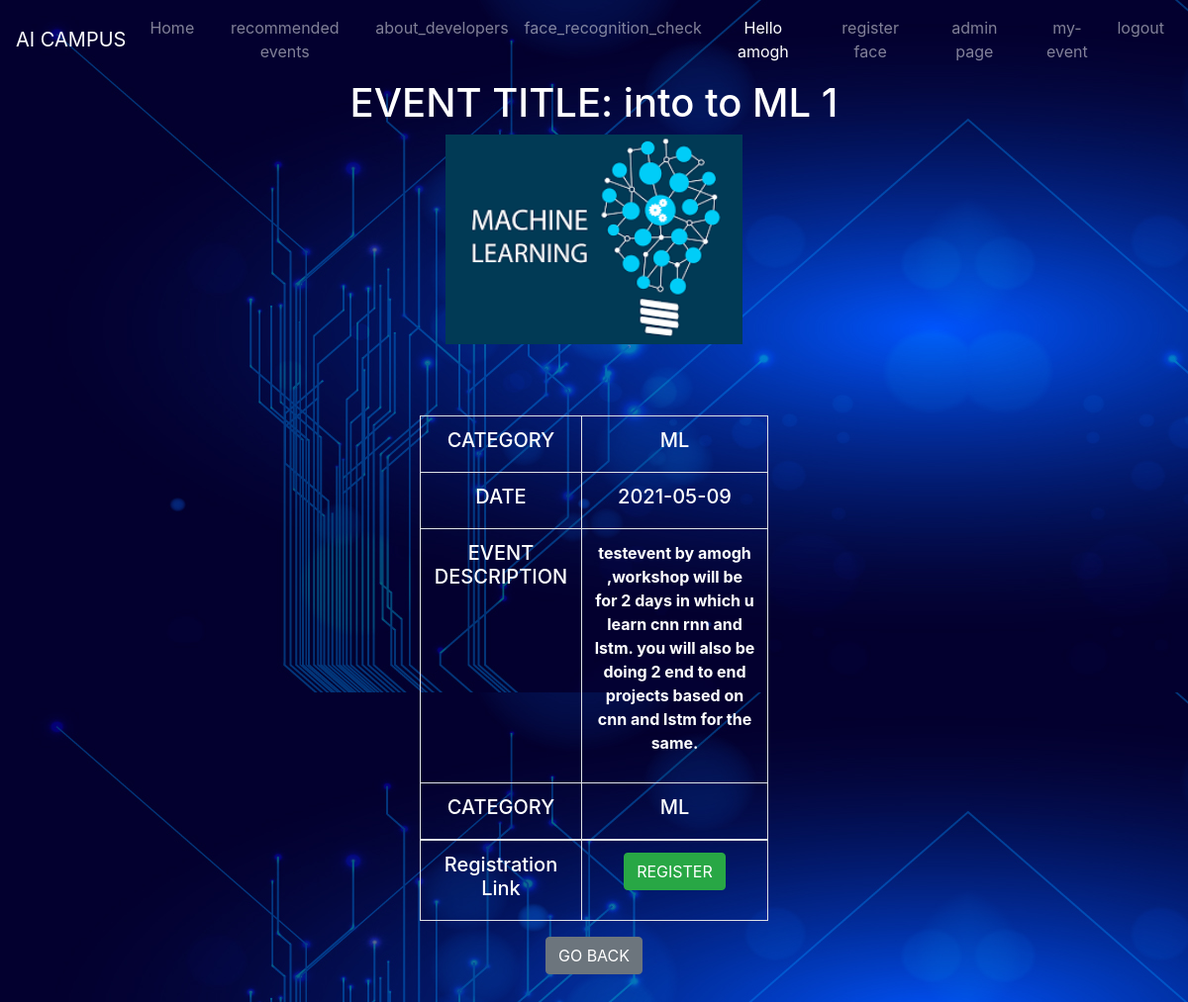
Page /events/4 (signed in) on the committed database.
### project/models.py (models this page shows, shortened)
class user(db.Model,UserMixin):
    __tablename__ = 'user'
    id=db.Column(db.Integer(), primary_key=True)
    username = db.Column(db.String(length=30),nullable=False,unique=True)
    phone_number=db.Column(db.Integer(),nullable=False,unique=True)
    email_address = db.Column(db.String(length=50), nullable=False, unique=True)
    password_hash= db.Column(db.String(length=60), nullable=False)
    is_admin = db.Column(db.Integer(), nullable=False, default=0)
    addevents = db.Column(db.Integer(), nullable=False, default=0)
    events=db.relationship('events',backref='author',lazy=True)
    @property
    def password(self):
        return self.password

class events(db.Model,UserMixin):
    event_id = db.Column(db.Integer(), primary_key=True)
    eventname = db.Column(db.String(length=30),nullable=False)
    eventcategory = db.Column(db.String(length=30), nullable=False)
    event_date = db.Column(db.String(20))
    event_description=db.Column(db.Text,nullable=False)
    image_file=db.Column(db.String(20),nullable=False,default='default.jpg')
    register_link = db.Column(db.Text)
    user_id = db.Column(db.Integer,db.ForeignKey('user.id'),nullable=False)

### project/events/routes.py (the view)
@events_bp.route('/events/<int:id>')
def eventdescription(id):
    event=events.query.filter_by(event_id=id).first()
    return render_template("eventdescription.html",event=event)

### project/models.py (called while the page is built)
@login_manager.user_loader
def load_user(user_id):
    return user.query.get(int(user_id))

### project/templates/eventdescription.html (shortened to what this page needs)
{% extends 'base.html' %}
{% block content %}
<body class="text-center">
        <h1>EVENT TITLE: {{event.eventname}}</h1>
        <img src=../static/images/events/{{event.image_file}} width="25%" height="50%">
        <div class="col-md-4 p-lg-4 mx-auto my-5 text-center">
            <table class="table table-bordered ">
                <tbody>
                    <tr>
                        <th scope="row"><h5>CATEGORY </h5></th>
                        <th scope="row"><h5> {{event.eventcategory}}</h5></th>
                    </tr>
                    <tr>
                        <th scope="row"><h5>DATE</h5></th>
                        <th scope="row"><h5> {{event.event_date}}</h5></th>
                    </tr>
                     <tr>
                        <th scope="row"><h5>EVENT DESCRIPTION </h5></th>
                        <th scope="row"><p> {{event.event_description }}</p></th>
                    </tr>
                    <tr>
                        <th scope="row"><h5>CATEGORY </h5></th>
                        <th scope="row"><h5> {{event.eventcategory}}</h5></th>
                    </tr>
                </tbody>
                    <tr>
                        <th scope="row"><h5>Registration Link </h5></th>
                        <th scope="row"><a href='{{ event.register_link }}' class="btn btn-success">REGISTER  </a></th>
                    </tr>
            </table>
                         <a href="{{ url_for('events_bp.event_page') }}" class="btn btn-secondary">GO BACK </a>
        </div>
</body>
{% endblock %}

### project/templates/base.html (shortened to what this page needs)
<!doctype html>
<html lang="en">
   <head>
      <link rel="stylesheet" href="https://cdn.jsdelivr.net/npm/bootstrap@4.5.3/dist/css/bootstrap.min.css">
   </head>
   <body>
      <nav class="navbar navbar-expand-md navbar-dark bg-dark">
       <a class="navbar-brand" href="#">AI CAMPUS</a>
        <div class="collapse navbar-collapse" id="navbarNav">
                <ul class="navbar-nav mr-auto">
                    <li class="nav-item ">
                        <a class="nav-link" href="{{ url_for('main.home_page') }}">Home <span class="sr-only">(current)</span></a>
                    </li>
                    <li class="nav-item">
                        <a class="nav-link" href="{{ url_for('events_bp.event_page') }}"> recommended events</a>
                    </li>
                    <li class="nav-item">
                        <a class="nav-link" href="{{ url_for('main.about_developers') }}"> about_developers</a>
                    </li>
                    <li class="nav-item">
                        <a class="nav-link" href="{{ url_for('users.face_recognition_check') }}"> face_recognition_check</a>
                    </li>
                </ul>
                {% if current_user.is_authenticated %}
                   <ul class="navbar-nav">
                        <li class="nav-item active">
                        <a class="nav-link" >Hello {{current_user.username}} </a>
                        </li>
                       <li class="nav-item ">
                            {% if current_user.is_authenticated %}
                                <a class="nav-link" href="{{ url_for('users.face_register') }}">register face </a>
                            {% endif %}
                       </li>
                       <li class="nav-item ">
                            {% if current_user.is_admin %}
                                <a class="nav-link" href="/admin/">  admin page </a>
                            {% endif %}
                       </li>
                       <li class="nav-item ">
                       {% if current_user.addevents  %}
                                <a class="nav-link" href="{{ url_for('events_bp.my_events') }}"> my-event</a>
                            {% endif %}
                       </li>
                       <br>
                    <li class="nav-item">
                        <a class="nav-link" href="{{ url_for('users.logout_page') }}">logout</a>
                    </li>
                </ul>
                {% endif %}
        </div>
    </nav>
      {% block content %}
      {% endblock %}
   </body>
</html>

### project/templates/eventdescription.html (style rules this page uses)
h1,h5,p { color:white }

### rows in the picture
user: username "amogh"
events: eventname "into to ML 1", image_file (picture), eventcategory "ML", event_date "2021-05-09", event_description "testevent by amogh ,workshop will be for 2 days in which u learn cnn rnn and lstm. you will also be doing 2 end to end projects based on cnn and lstm for the same."
